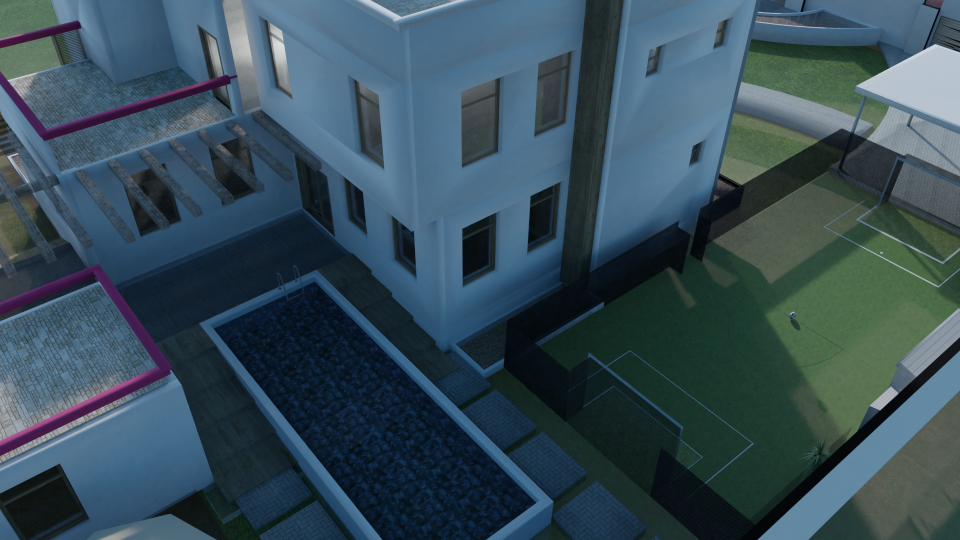
#> input picture CW/COMP70058 Data/Frame1.png, 1920 x 1080 px (shown at 1/2 size); the run also reads 1 picture not shown here
$ jupyter execute --allow-errors rectification.ipynb
#> lines starting #> are read from the running program, lines starting #| are printed output that depends on the picture
[cell 1]
from google.colab import drive
drive.mount('/content/drive')
import os
os.chdir("/content/drive/MyDrive/COMP70058 Data_Updated/COMP70058 Data")
# os.chdir("/content/drive/MyDrive/Colab Notebooks/computer vision/CW/COMP70058 Data")
os.getcwd()

[cell 2]
from matplotlib import pyplot as plt
import cv2
from google.colab.patches import cv2_imshow
import numpy as np
import math

[cell 3]
"""Automated Rectification of Image.
References
----------
1.  Chaudhury, Krishnendu, Stephen DiVerdi, and Sergey Ioffe.
    "Auto-rectification of user photos." 2014 IEEE International Conference on
    Image Processing (ICIP). IEEE, 2014.
2.  Bazin, Jean-Charles, and Marc Pollefeys. "3-line RANSAC for orthogonal
    vanishing point detection." 2012 IEEE/RSJ International Conference on
    Intelligent Robots and Systems. IEEE, 2012.
"""
from skimage import feature, color, transform, io
import numpy as np
import logging


def compute_edgelets(image, sigma=3):
    """Create edgelets as in the paper.
    Uses canny edge detection and then finds (small) lines using probabilstic
    hough transform as edgelets.
    Parameters
    ----------
    image: ndarray
        Image for which edgelets are to be computed.
    sigma: float
        Smoothing to be used for canny edge detection.
    Returns
    -------
    locations: ndarray of shape (n_edgelets, 2)
        Locations of each of the edgelets.
    directions: ndarray of shape (n_edgelets, 2)
        Direction of the edge (tangent) at each of the edgelet.
    strengths: ndarray of shape (n_edgelets,)
        Length of the line segments detected for the edgelet.
    """
    gray_img = color.rgb2gray(image)
    edges = feature.canny(gray_img, sigma)
    lines = transform.probabilistic_hough_line(edges, line_length=3, line_gap=2)

    locations = []
    directions = []
    strengths = []

    for p0, p1 in lines:
        p0, p1 = np.array(p0), np.array(p1)
        locations.append((p0 + p1) / 2)
        directions.append(p1 - p0)
        strengths.append(np.linalg.norm(p1 - p0))

    # convert to numpy arrays and normalize
    locations = np.array(locations)
    directions = np.array(directions)
    strengths = np.array(strengths)

    directions = np.array(directions) / \
        np.linalg.norm(directions, axis=1)[:, np.newaxis]

    return (locations, directions, strengths)


def edgelet_lines(edgelets):
    """Compute lines in homogenous system for edglets.
    Parameters
    ----------
    edgelets: tuple of ndarrays
        (locations, directions, strengths) as computed by `compute_edgelets`.
    Returns
    -------
    lines: ndarray of shape (n_edgelets, 3)
        Lines at each of edgelet locations in homogenous system.
    """
    locations, directions, _ = edgelets
    normals = np.zeros_like(directions)
    normals[:, 0] = directions[:, 1]
    normals[:, 1] = -directions[:, 0]
    p = -np.sum(locations * normals, axis=1)
    lines = np.concatenate((normals, p[:, np.newaxis]), axis=1)
    return lines


def compute_votes(edgelets, model, threshold_inlier=5):
    """Compute votes for each of the edgelet against a given vanishing point.
    Votes for edgelets which lie inside threshold are same as their strengths,
    otherwise zero.
    Parameters
    ----------
    edgelets: tuple of ndarrays
        (locations, directions, strengths) as computed by `compute_edgelets`.
    model: ndarray of shape (3,)
        Vanishing point model in homogenous cordinate system.
    threshold_inlier: float
        Threshold to be used for computing inliers in degrees. Angle between
        edgelet direction and line connecting the  Vanishing point model and
        edgelet location is used to threshold.
    Returns
    -------
    votes: ndarry of shape (n_edgelets,)
        Votes towards vanishing point model for each of the edgelet.
    """
    vp = model[:2] / model[2]

    locations, directions, strengths = edgelets

    est_directions = locations - vp
    dot_prod = np.sum(est_directions * directions, axis=1)
    abs_prod = np.linalg.norm(directions, axis=1) * \
        np.linalg.norm(est_directions, axis=1)
    abs_prod[abs_prod == 0] = 1e-5

    cosine_theta = dot_prod / abs_prod
    theta = np.arccos(np.abs(cosine_theta))

    theta_thresh = threshold_inlier * np.pi / 180
    return (theta < theta_thresh) * strengths


def ransac_vanishing_point(edgelets, num_ransac_iter=2000, threshold_inlier=5):
    """Estimate vanishing point using Ransac.
    Parameters
    ----------
    edgelets: tuple of ndarrays
        (locations, directions, strengths) as computed by `compute_edgelets`.
    num_ransac_iter: int
        Number of iterations to run ransac.
    threshold_inlier: float
        threshold to be used for computing inliers in degrees.
    Returns
    -------
    best_model: ndarry of shape (3,)
        Best model for vanishing point estimated.
    Reference
    ---------
    Chaudhury, Krishnendu, Stephen DiVerdi, and Sergey Ioffe.
    "Auto-rectification of user photos." 2014 IEEE International Conference on
    Image Processing (ICIP). IEEE, 2014.
    """
    locations, directions, strengths = edgelets
    lines = edgelet_lines(edgelets)

    num_pts = strengths.size

    arg_sort = np.argsort(-strengths)
    first_index_space = arg_sort[:num_pts // 5]
    second_index_space = arg_sort[:num_pts // 2]

    best_model = None
    best_votes = np.zeros(num_pts)

    for ransac_iter in range(num_ransac_iter):
        ind1 = np.random.choice(first_index_space)
        ind2 = np.random.choice(second_index_space)

        l1 = lines[ind1]
        l2 = lines[ind2]

        current_model = np.cross(l1, l2)

        if np.sum(current_model**2) < 1 or current_model[2] == 0:
            # reject degenerate candidates
            continue

        current_votes = compute_votes(
            edgelets, current_model, threshold_inlier)

        if current_votes.sum() > best_votes.sum():
            best_model = current_model
            best_votes = current_votes
            logging.info("Current best model has {} votes at iteration {}".format(
                current_votes.sum(), ransac_iter))

    return best_model


# [106 lines left out: functions ransac_3_line, reestimate_model, not called in this run]


def remove_inliers(model, edgelets, threshold_inlier=10):
    """Remove all inlier edglets of a given model.
    Parameters
    ----------
    model: ndarry of shape (3,)
        Vanishing point model in homogenous coordinates which is to be
        reestimated.
    edgelets: tuple of ndarrays
        (locations, directions, strengths) as computed by `compute_edgelets`.
    threshold_inlier: float
        threshold to be used for finding inlier edgelets.
    Returns
    -------
    edgelets_new: tuple of ndarrays
        All Edgelets except those which are inliers to model.
    """
    inliers = compute_votes(edgelets, model, 10) > 0
    locations, directions, strengths = edgelets
    locations = locations[~inliers]
    directions = directions[~inliers]
    strengths = strengths[~inliers]
    edgelets = (locations, directions, strengths)
    return edgelets


def compute_homography_and_warp(image, vp1, vp2, clip=True, clip_factor=3):
    """Compute homography from vanishing points and warp the image.
    It is assumed that vp1 and vp2 correspond to horizontal and vertical
    directions, although the order is not assumed.
    Firstly, projective transform is computed to make the vanishing points go
    to infinty so that we have a fronto parellel view. Then,Computes affine
    transfom  to make axes corresponding to vanishing points orthogonal.
    Finally, Image is translated so that the image is not missed. Note that
    this image can be very large. `clip` is provided to deal with this.
    Parameters
    ----------
    image: ndarray
        Image which has to be wrapped.
    vp1: ndarray of shape (3, )
        First vanishing point in homogenous coordinate system.
    vp2: ndarray of shape (3, )
        Second vanishing point in homogenous coordinate system.
    clip: bool, optional
        If True, image is clipped to clip_factor.
    clip_factor: float, optional
        Proportion of image in multiples of image size to be retained if gone
        out of bounds after homography.
    Returns
    -------
    warped_img: ndarray
        Image warped using homography as described above.
    """
    # Find Projective Transform
    vanishing_line = np.cross(vp1, vp2)
    H = np.eye(3)
    H[2] = vanishing_line / vanishing_line[2]
    H = H / H[2, 2]

    # Find directions corresponding to vanishing points
    v_post1 = np.dot(H, vp1)
    v_post2 = np.dot(H, vp2)
    v_post1 = v_post1 / np.sqrt(v_post1[0]**2 + v_post1[1]**2)
    v_post2 = v_post2 / np.sqrt(v_post2[0]**2 + v_post2[1]**2)

    directions = np.array([[v_post1[0], -v_post1[0], v_post2[0], -v_post2[0]],
                           [v_post1[1], -v_post1[1], v_post2[1], -v_post2[1]]])

    thetas = np.arctan2(directions[0], directions[1])

    # Find direction closest to horizontal axis
    h_ind = np.argmin(np.abs(thetas))

    # Find positve angle among the rest for the vertical axis
    if h_ind // 2 == 0:
        v_ind = 2 + np.argmax([thetas[2], thetas[3]])
    else:
        v_ind = np.argmax([thetas[2], thetas[3]])

    A1 = np.array([[directions[0, v_ind], directions[0, h_ind], 0],
                   [directions[1, v_ind], directions[1, h_ind], 0],
                   [0, 0, 1]])
    # Might be a reflection. If so, remove reflection.
    if np.linalg.det(A1) < 0:
        A1[:, 0] = -A1[:, 0]

    A = np.linalg.inv(A1)

    # Translate so that whole of the image is covered
    inter_matrix = np.dot(A, H)

    cords = np.dot(inter_matrix, [[0, 0, image.shape[1], image.shape[1]],
                                  [0, image.shape[0], 0, image.shape[0]],
                                  [1, 1, 1, 1]])
    cords = cords[:2] / cords[2]

    tx = min(0, cords[0].min())
    ty = min(0, cords[1].min())

    max_x = cords[0].max() - tx
    max_y = cords[1].max() - ty

    if clip:
        # These might be too large. Clip them.
        max_offset = max(image.shape) * clip_factor / 2
        tx = max(tx, -max_offset)
        ty = max(ty, -max_offset)

        max_x = min(max_x, -tx + max_offset)
        max_y = min(max_y, -ty + max_offset)

    max_x = int(max_x)
    max_y = int(max_y)

    T = np.array([[1, 0, -tx],
                  [0, 1, -ty],
                  [0, 0, 1]])

    final_homography = np.dot(T, inter_matrix)

    warped_img = transform.warp(image, np.linalg.inv(final_homography),
                                output_shape=(max_y, max_x))
    return warped_img


# [37 lines left out: functions vis_edgelets, vis_model, not called in this run]


def rectify_image(image, clip_factor=6, algorithm='independent',
                  reestimate=False):
    """Rectified image with vanishing point computed using ransac.
    Parameters
    ----------
    image: ndarray
        Image which has to be rectified.
    clip_factor: float, optional
        Proportion of image in multiples of image size to be retained if gone
        out of bounds after homography.
    algorithm: one of {'3-line', 'independent'}
        independent ransac algorithm finds the orthogonal vanishing points by
        applying ransac twice.
        3-line algorithm finds the orthogonal vanishing points together, but
        assumes knowledge of focal length.
    reestimate: bool
        If ransac results are to be reestimated using least squares with
        inlers. Turn this off if getting bad results.
    Returns
    -------
    warped_img: ndarray
        Rectified image.
    """
    if type(image) is not np.ndarray:
        image = io.imread(image)

    # Compute all edgelets.
    edgelets1 = compute_edgelets(image)

    if algorithm == 'independent':
        # Find first vanishing point
        vp1 = ransac_vanishing_point(edgelets1, 2000, threshold_inlier=5)
        if reestimate:
            vp1 = reestimate_model(vp1, edgelets1, 5)

        # Remove inlier to remove dominating direction.
        edgelets2 = remove_inliers(vp1, edgelets1, 10)

        # Find second vanishing point
        vp2 = ransac_vanishing_point(edgelets2, 2000, threshold_inlier=5)
        if reestimate:
            vp2 = reestimate_model(vp2, edgelets2, 5)
    elif algorithm == '3-line':
        focal_length = None
        vp1, vp2 = ransac_3_line(edgelets1, focal_length,
                                 num_ransac_iter=3000, threshold_inlier=5)
    else:
        raise KeyError(
            "Parameter 'algorithm' has to be one of {'3-line', 'independent'}")

    # Compute the homography and warp
    warped_img = compute_homography_and_warp(image, vp1, vp2, clip_factor=clip_factor)

    return warped_img

[cell 4]
# frame1 = cv2.imread('./Frame1.png')[:,:,[2,1,0]]
# frame2 = cv2.imread('./Frame2.png')[:,:,[2,1,0]]
frame1 = cv2.imread('./Frame1.png')
#> frame1 is the input picture: shape (1080, 1920, 3); mean B, G, R 88.2, 77.1, 54.9
frame2 = cv2.imread('./Frame2.png')
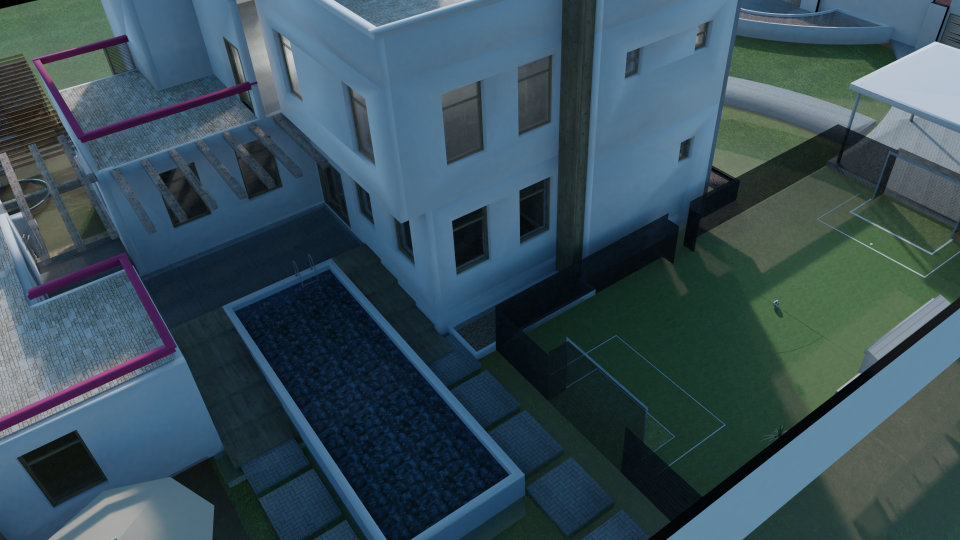
#> input picture CW/COMP70058 Data/Frame2.png, 1920 x 1080 px (shown at 1/2 size)
#> frame2 is the input picture: shape (1080, 1920, 3); mean B, G, R 89.2, 79, 57.2
# image = io.imread(frame1)
# print("Rectifying {}".format(frame1))
image_name_1 = 'Frame1.png'
image_name_2 = 'Frame2.png'
save_name_1 = '.'.join(image_name_1.split('.')[:-1]) + '_warped.png'
save_name_2 = '.'.join(image_name_2.split('.')[:-1]) + '_warped.png'
#> (the rest of this cell did not finish here and is left out)

#> in compute_edgelets, `gray_img = color.rgb2gray(image)`:
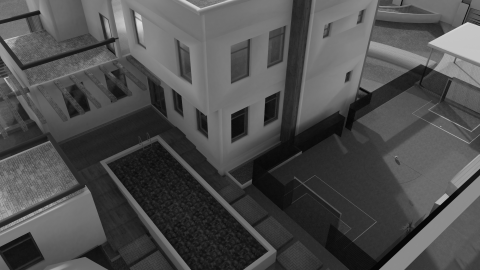
#> gray_img: shape (1080, 1920) float64 (shown at 1/4 size); min 0, max 0.869, mean 0.305
#> in compute_edgelets, `edges = feature.canny(gray_img, sigma)`:
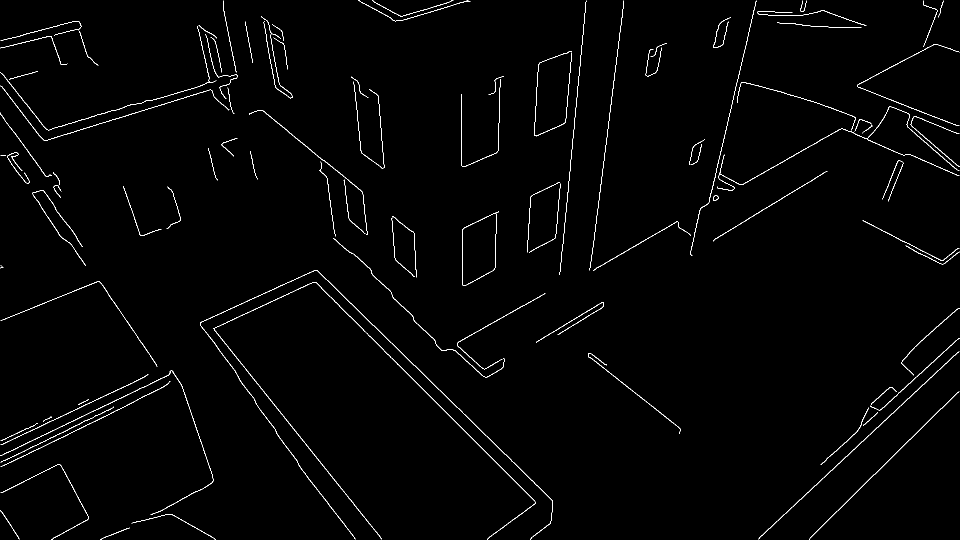
#> edges: shape (1080, 1920) bool (shown at 1/2 size); 1.3% white in thin lines or dots
#> in compute_edgelets, `lines = transform.probabilistic_hough_line(edges, line_length=3, line_..`: lines = 1455 items
#> the loop in compute_edgelets, `for p0, p1 in lines:` made 1455 passes
#> (p0, p1) on passes 1 to 3: ([1071, 1004], [631, 564]), ([1586, 1013], [1596, 1003]), ([1740, 869], [1747, 862])
#> after the loop in compute_edgelets, `for p0, p1 in lines:`: directions = 1455 pairs, first value -440 to 276, second value -440 to 0; locations = 1455 pairs, first value 2.5 to 1916.5, second value 1 to 1076.5; strengths = 1455 values, max 622.3 at index 0, min 3 at index 366, mean 22.84
#> in compute_edgelets, `directions = np.array(directions) / \ np.linalg.norm(directions, axis=..`: directions = 1455 pairs, first value -1 to 1, second value -1 to 0
#> in rectify_image, `edgelets1 = compute_edgelets(image)`: edgelets1 = 3 point arrays, longest 1455 points
#> in edgelet_lines, `p = -np.sum(locations * normals, axis=1)`: p = 1455 values, max 1918.2 at index 735, min -768.3 at index 1346, mean 633.9
#> in edgelet_lines, `lines = np.concatenate((normals, p[:, np.newaxis]), axis=1)`: lines = 1455 rows, first 8: [-0.707, 0.707, 47.38], [-0.707, -0.707, 1837.8], [-0.707, -0.707, 1844.8], [-0.685, -0.729, 1823.8], [-0.974, -0.227, 1472.5], [-0.438, -0.899, 831.3], [-0.684, -0.73, 1822.9], [-0.707, 0.707, 68.59]
#> in ransac_vanishing_point, `arg_sort = np.argsort(-strengths)`: arg_sort = 1455 values, max 1454 at index 987, min 0 at index 0, mean 727
#> in ransac_vanishing_point, `first_index_space = arg_sort[:num_pts // 5]`: first_index_space = 291 values, max 1192 at index 149, min 0 at index 0, mean 336.1
#> in ransac_vanishing_point, `second_index_space = arg_sort[:num_pts // 2]`: second_index_space = 727 values, max 1431 at index 696, min 0 at index 0, mean 540.8
#> the loop in ransac_vanishing_point, `for ransac_iter in range(num_ransac_iter):` made 2000 passes
#> (ind1, ind2, l1, l2, vp in compute_votes, best_model) on passes 1, 2, 5, 8: (741, 1088, [-0.456, -0.89, 931.1], [-0.707, 0.707, 137.9], [820.6, 625.6], [-781.1, -595.5, -0.952]), (59, 107, [-0.813, 0.583, -51.74], [-0.682, -0.731, 1802.4], [1020.9, 1512.6], [1012.4, 1500.1, 0.992]), (89, 1106, [-0.998, -0.0665, 1142], [-0.781, 0.625, -179.9], [1038.8, 1586.5], [-701.4, -1071.3, -0.675]), (173, 1174, [-0.467, -0.884, 1001.4], [-0.243, -0.97, 157.4], [3492.4, -710.9], [832.3, -169.4, 0.238])
#> after the loop in ransac_vanishing_point, `for ransac_iter in range(num_ransac_iter):`: best_votes = 1455 values, max 292.5 at index 22, min 0 at index 0, mean 9
#> in rectify_image, `vp1 = ransac_vanishing_point(edgelets1, 2000, threshold_inlier=5)`: vp1 = [-401.7, 85.86, -0.12]
#> in remove_inliers, `locations = locations[~inliers]`: locations = 903 pairs, first value 2.5 to 1913, second value 1 to 1076.5
#> in remove_inliers, `directions = directions[~inliers]`: directions = 903 pairs, first value -1 to 1, second value -1 to 0
#> in remove_inliers, `strengths = strengths[~inliers]`: strengths = 903 values, max 622.3 at index 0, min 3 at index 201, mean 21.96
#> in remove_inliers, `edgelets = (locations, directions, strengths)`: edgelets = 3 point arrays, longest 903 points
#> in edgelet_lines (call 2), `lines = np.concatenate((normals, p[:, np.newaxis]), axis=1)`: lines = 903 rows, first 8: [-0.707, 0.707, 47.38], [-0.974, -0.227, 1472.5], [-0.707, 0.707, 68.59], [-0.789, 0.614, -100.8], [-0.707, 0.707, 48.08], [-0.974, -0.227, 1472.9], [-0.778, 0.628, -82.97], [-0.63, 0.776, 158.5]
#> the loop in ransac_vanishing_point (call 2), `for ransac_iter in range(num_ransac_iter):` made 2000 passes
#> (ind1, ind2, l1, l2, vp in compute_votes, best_model) on passes 1, 2, 7, 24: (529, 26, [-0.927, -0.375, 1745.9], [-0.998, -0.0624, 1138.4], [1005, 2170.6], [-318.2, -687.3, -0.317]), (13, 700, [-0.787, 0.617, -105], [-0.447, 0.894, 376.1], [-761.3, -801.2], [325.9, 343, -0.428]), (47, 440, [-0.707, 0.707, 48.08], [-0.629, 0.777, 187.7], [-910.8, -978.8], [95.34, 102.5, -0.105]), (107, 440, [-0.821, 0.571, -162.9], [-0.629, 0.777, 187.7], [-838.7, -920.4], [233.8, 256.5, -0.279])
#> in compute_homography_and_warp, `warped_img = transform.warp(image, np.linalg.inv(final_homography), ou..`:
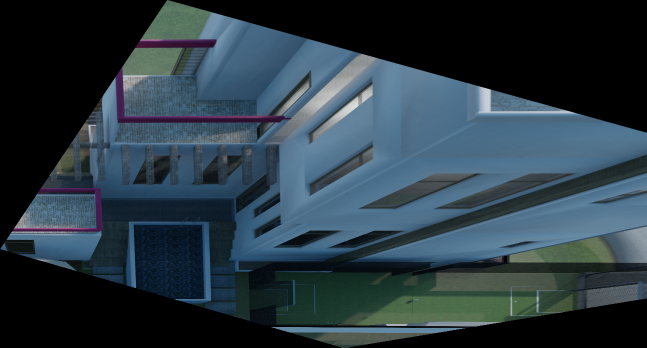
#> warped_img: shape (695, 1293, 3) float64 (shown at 1/2 size); mean B, G, R 0.262, 0.226, 0.165
io.imsave(save_name_2, rectify_image(frame1, 1, algorithm='independent'))

[cell 5]
# [15 lines of commented-out code are left out]

[cell 6]
# rectified_frame_1 = cv2.imread('./Frame1_warped.png')[:,:,[2,1,0]]
# rectified_frame_2 =  cv2.imread('./Frame2_warped.png')[:,:,[2,1,0]]
# disparity = getDisparityMap(rectified_frame_1,rectified_frame_2, 80, 5)
def getDisparityMap(imL, imR, numDisparities, blockSize):

  stereo = cv2.StereoBM_create(numDisparities, blockSize)
#   disparity = stereo.compute(img1,img2)
  print(imL.shape, imR.shape)
  disparity = stereo.compute(imL, imR)    # dzj review this
  plt.imshow(disparity, 'gray')
  plt.show()
  # dzj add a line
  return disparity

rectified_frame_1 = cv2.imread('./Frame1_warped.png', 0)
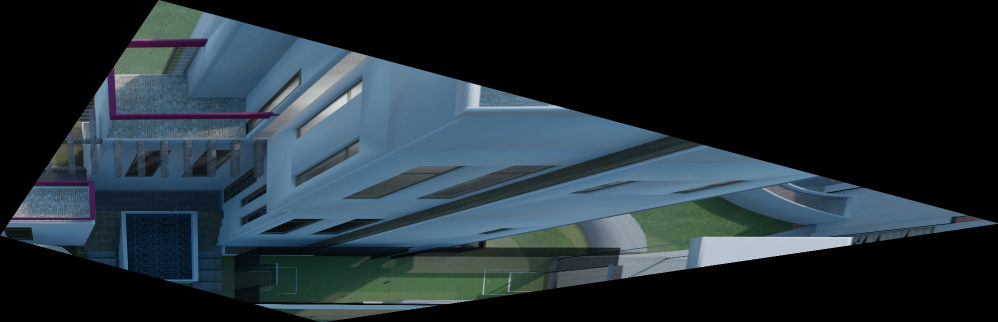
#> input picture CW/COMP70058 Data/Frame1_warped.png, 1996 x 644 px (shown at 1/2 size)
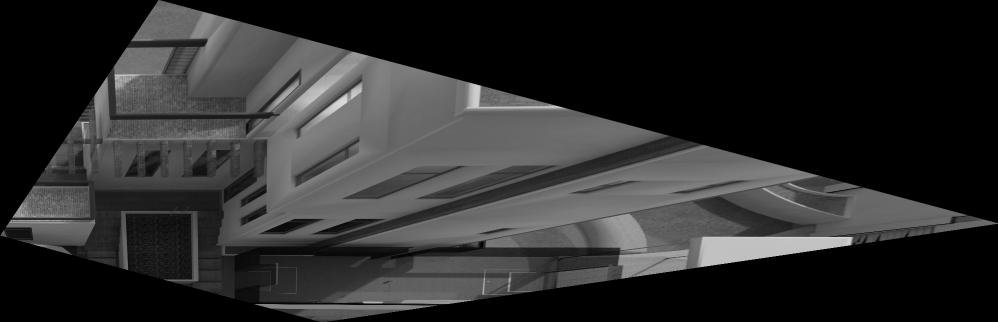
#> rectified_frame_1: shape (644, 1996) (shown at 1/2 size); min 0, max 221, mean 43.7
rectified_frame_2 = cv2.imread('./Frame2_warped.png', 0)
#> (the rest of the program and of its run is left out)
